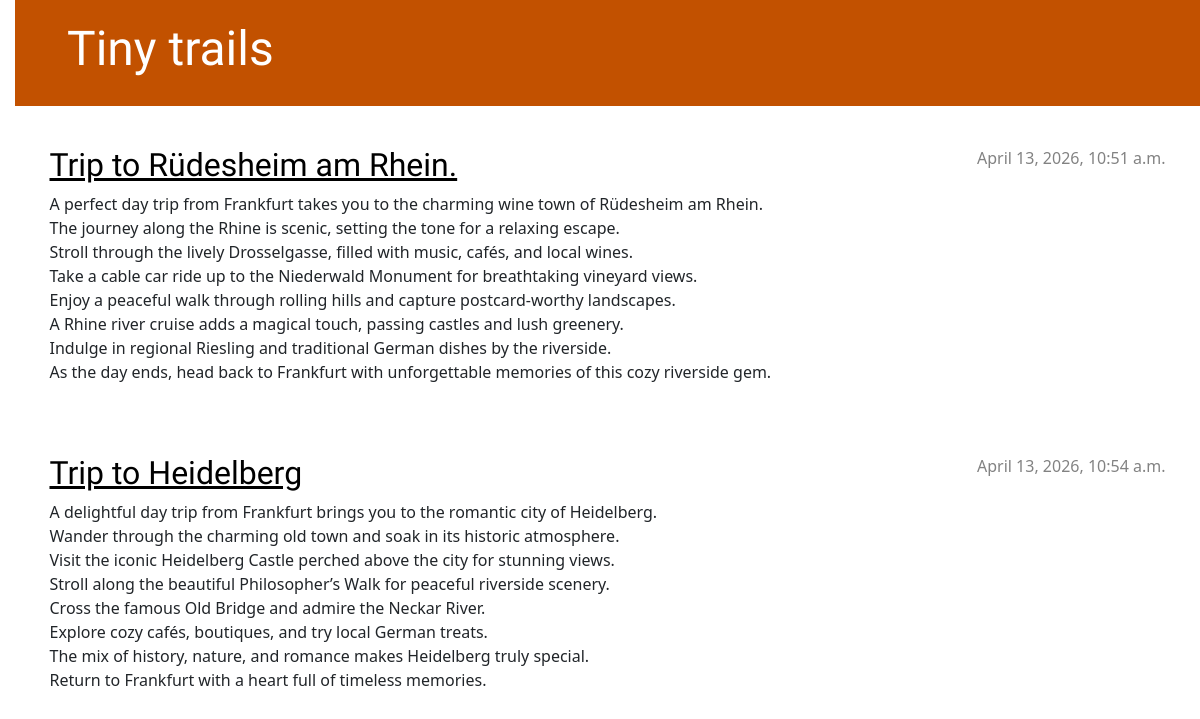
The app's page /, older data.
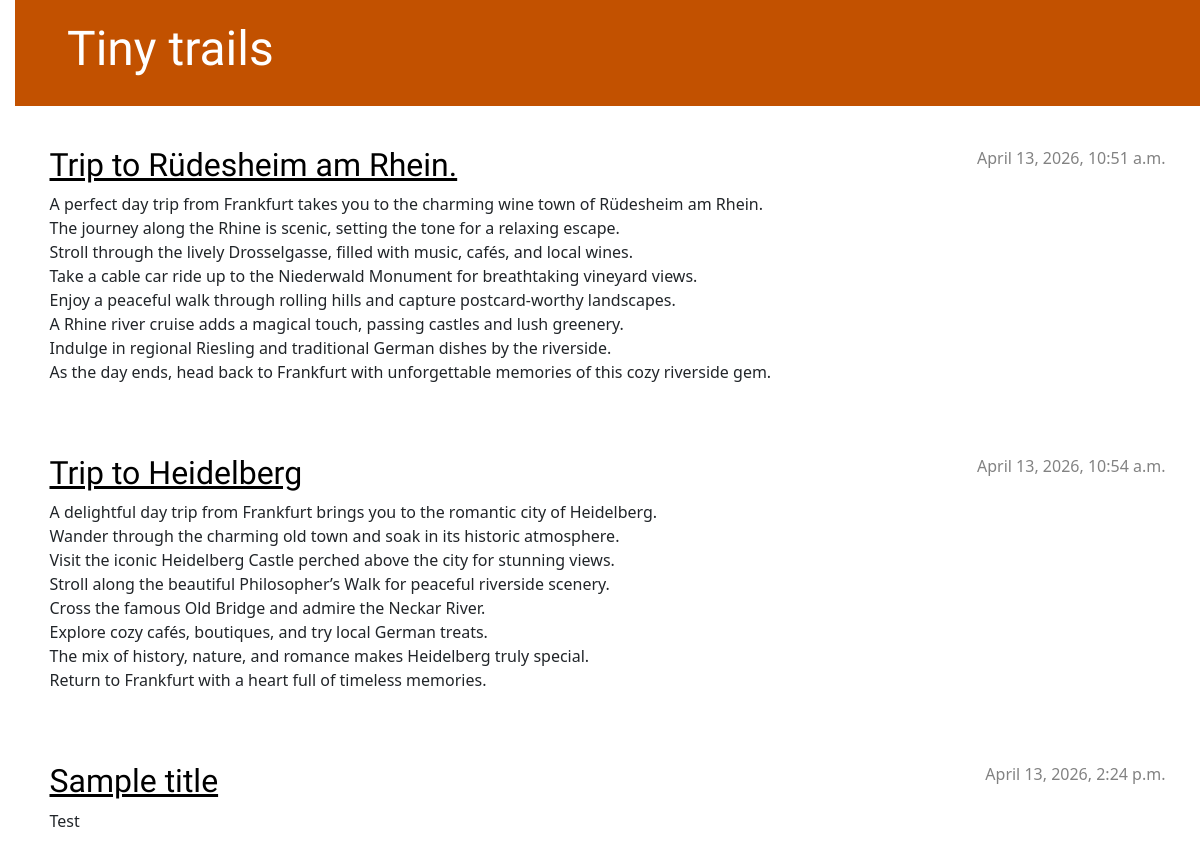
The same page, newer data.
### blog/models.py (models this page shows, shortened)
class Post(models.Model):
    author = models.ForeignKey(settings.AUTH_USER_MODEL, on_delete=models.CASCADE)
    title = models.CharField(max_length=200)
    text = models.TextField()
    created_date = models.DateTimeField(default=timezone.now)
    published_date = models.DateTimeField(blank=True, null=True)

### blog/views.py (the view)
# urls.py: path('', views.post_list, name='post_list'),
def post_list(request):
    posts = Post.objects.filter(published_date__lte=timezone.now()).order_by('published_date')
    return render(request, 'blog/post_list.html', {'posts': posts})
    Post.objects.get(pk=pk)

### blog/templates/blog/post_list.html (shortened to what this page needs)
{% extends 'blog/base.html' %}
{% load static %}
            {% block content %}
            {% for post in posts %}
                <article class="post">
                    <time class="date">
                        {{ post.published_date }}
                    </time>
                    <h2><a href="{% url 'post_detail' pk=post.pk %}">{{ post.title }}</a></h2>
                    <p>{{ post.text|linebreaksbr }}</p>
                </article>
            {% endfor %}
            {% endblock %}

Row changes from the older to the newer data that the page shows:
added Post: published_date "April 13, 2026, 2:24 p.m.", title "Sample title", text "Test"
